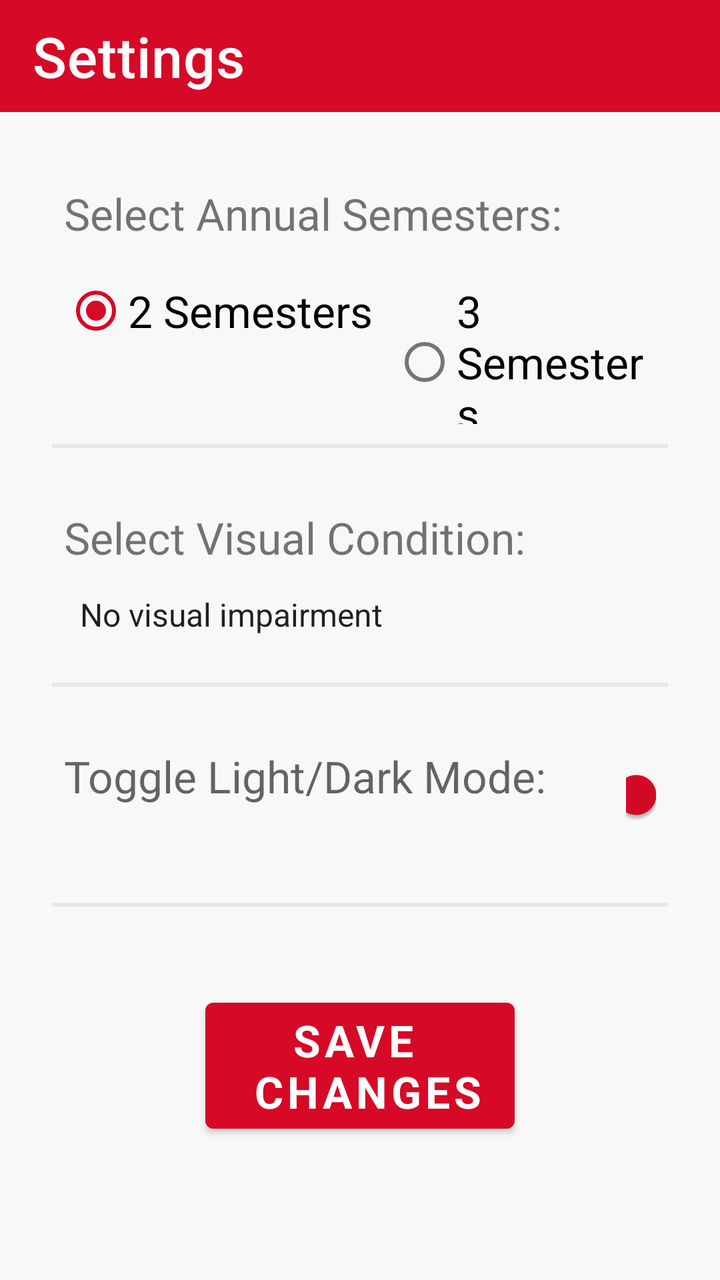
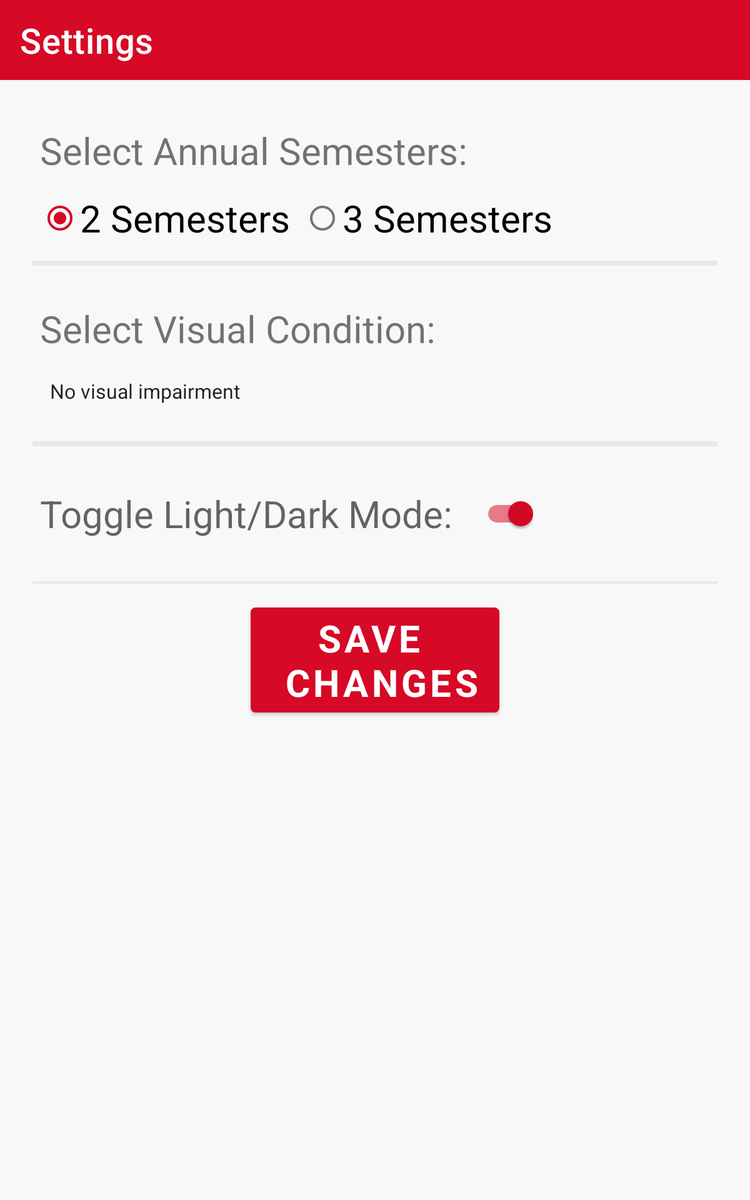

Compare how this app lays out the same screen by default and in its alternative resource folder. The renders come first, then the two layout files and the values they reference.
<!-- AndroidManifest.xml: application theme Theme.EasyCal -->
<!-- res/layout/activity_settings.xml -->
<LinearLayout xmlns:android="http://schemas.android.com/apk/res/android"
    xmlns:app="http://schemas.android.com/apk/res-auto"
    xmlns:tools="http://schemas.android.com/tools"
    android:layout_width="match_parent"
    android:layout_height="match_parent"
    android:fontFamily="sans-serif"
    android:orientation="vertical"
    tools:context=".ui.SettingsActivity">

    
    <com.google.android.material.appbar.AppBarLayout
        android:layout_width="match_parent"
        android:layout_height="wrap_content">

        
        <com.google.android.material.appbar.MaterialToolbar
            android:id="@+id/topBar"
            style="@style/Widget.MaterialComponents.Toolbar.Primary"
            android:layout_width="match_parent"
            android:layout_height="?android:attr/actionBarSize"
            app:navigationIcon="@drawable/ic_back"
            app:title="Settings"
            app:titleTextAppearance="@style/ToolbarTitleStyle" />

    </com.google.android.material.appbar.AppBarLayout>

    
    <LinearLayout
        android:layout_width="match_parent"
        android:layout_height="wrap_content"
        android:orientation="vertical"
        android:padding="16dp">

        
        <TextView
            android:id="@+id/semester_label"
            android:layout_width="wrap_content"
            android:layout_height="wrap_content"
            android:layout_marginStart="16dp"
            android:layout_marginTop="20dp"
            android:accessibilityLiveRegion="polite"
            android:contentDescription="@string/annual_semester_selection_label"
            android:fontFamily="sans-serif"
            android:importantForAccessibility="yes"
            android:text="@string/select_annual_semesters"
            android:textSize="22sp" />

        
        <RadioGroup
            android:id="@+id/semester_radio_group"
            android:layout_width="match_parent"
            android:layout_height="wrap_content"
            android:layout_marginLeft="16dp"
            android:layout_marginTop="10dp"
            android:layout_marginRight="16dp"
            android:contentDescription="@string/semester_selection_group_label"
            android:orientation="horizontal">

            
            <RadioButton
                android:id="@+id/semester_2_radio_button"
                android:layout_width="wrap_content"
                android:layout_height="wrap_content"
                android:background="@android:color/transparent"
                android:checked="true"
                android:contentDescription="@string/semester_2_selection_label"
                android:fontFamily="sans-serif"
                android:text="@string/_2_semesters"
                android:textSize="22sp" />

            
            <RadioButton
                android:id="@+id/semester_3_radio_button"
                android:layout_width="wrap_content"
                android:layout_height="wrap_content"
                android:layout_marginStart="10dp"
                android:background="@android:color/transparent"
                android:contentDescription="@string/semester_3_selection_label"
                android:fontFamily="sans-serif"
                android:text="@string/_3_semesters"
                android:textSize="22sp" />

        </RadioGroup>

        <View
            android:layout_width="match_parent"
            android:layout_height="2dp"
            android:layout_margin="10dp"
            android:background="#E8E8E8" />

        
        <TextView
            android:layout_width="wrap_content"
            android:layout_height="wrap_content"
            android:layout_marginStart="16dp"
            android:layout_marginTop="20dp"
            android:accessibilityLiveRegion="polite"
            android:background="@android:color/transparent"
            android:contentDescription="@string/visual_condition_selection_label"
            android:fontFamily="sans-serif"
            android:importantForAccessibility="yes"
            android:text="@string/select_visual_condition"
            android:textSize="22sp" />

        
        <Spinner
            android:id="@+id/visual_condition_spinner"
            android:layout_width="match_parent"
            android:layout_height="48dp"
            android:layout_marginLeft="16dp"
            android:layout_marginRight="16dp"
            android:accessibilityLiveRegion="polite"
            android:background="@android:color/transparent"
            android:contentDescription="@string/visual_condition_spinner_label"
            android:entries="@array/visual_condition_options"
            android:fontFamily="sans-serif"
            android:importantForAccessibility="yes"
            android:textSize="22sp" />

        <View
            android:layout_width="match_parent"
            android:layout_height="2dp"
            android:layout_margin="10dp"
            android:background="#E8E8E8" />

        
        <LinearLayout
            android:layout_width="wrap_content"
            android:layout_height="wrap_content"
            android:layout_marginLeft="16dp"
            android:layout_marginTop="20dp"
            android:layout_marginRight="16dp"
            android:layout_marginBottom="20dp"
            android:orientation="horizontal">

            <TextView
                android:layout_width="wrap_content"
                android:layout_height="wrap_content"
                android:background="@android:color/transparent"
                android:contentDescription="@string/toggle_light_dark_mode_description"
                android:fontFamily="sans-serif"
                android:text="@string/toggle_light_dark_mode"
                android:textAppearance="?android:textAppearanceMedium"
                android:textSize="22sp" />

            <com.google.android.material.switchmaterial.SwitchMaterial
                android:id="@+id/light_mode_switch"
                android:layout_width="wrap_content"
                android:layout_height="wrap_content"
                android:layout_gravity="center_vertical"
                android:layout_marginStart="40dp"
                android:checked="true"
                android:contentDescription="@string/light_mode_switch_description"
                android:fontFamily="sans-serif"
                android:minWidth="48dp"
                android:textAppearance="?android:textAppearanceMedium"
                android:textSize="22sp" />

        </LinearLayout>

        <View
            android:layout_width="match_parent"
            android:layout_height="2dp"
            android:layout_margin="10dp"
            android:background="#E8E8E8"
            android:contentDescription="@string/divider_description" />

        
        <Button
            android:id="@+id/btnSaveChanges"
            android:layout_width="wrap_content"
            android:layout_height="wrap_content"
            android:layout_gravity="center_horizontal"
            android:layout_marginTop="32dp"
            android:accessibilityLiveRegion="polite"
            android:contentDescription="@string/save_changes_button_description"
            android:fontFamily="sans-serif"
            android:importantForAccessibility="yes"
            android:text="@string/save_changes"
            android:textSize="22sp"
            android:textStyle="bold" />
    </LinearLayout>
</LinearLayout>
<!-- resources referenced by this layout -->
<resources>
  <string-array name="visual_condition_options">
          <item>No visual impairment</item>
          <item>Total blindness</item>
          <item>Protanopia</item>
          <item>Deuteranopia</item>
          <item>Tritanopia</item>
          <item>Achromatopsia</item>
      </string-array>
  <string name="_2_semesters">2 Semesters</string>
  <string name="_3_semesters">3 Semesters</string>
  <string name="annual_semester_selection_label">Label for selecting annual semesters</string>
  <string name="divider_description">Divider between different sections of the settings page</string>
  <string name="light_mode_switch_description">Switch to turn on/off light mode</string>
  <string name="save_changes">Save \n Changes</string>
  <string name="save_changes_button_description">Option to save the changes made on the settings page</string>
  <string name="select_annual_semesters">Select Annual Semesters:</string>
  <string name="select_visual_condition">Select Visual Condition:</string>
  <string name="semester_2_selection_label">Option for selecting 2 semesters</string>
  <string name="semester_3_selection_label">Option for selecting 3 semesters</string>
  <string name="semester_selection_group_label">Option group for selecting the number of semesters</string>
  <string name="toggle_light_dark_mode">Toggle Light/Dark Mode:</string>
  <string name="toggle_light_dark_mode_description">Switch to toggle between light and dark mode</string>
  <string name="visual_condition_selection_label">Select your visual condition</string>
  <string name="visual_condition_spinner_label">Visual condition options</string>
  <style name="ToolbarTitleStyle" parent="@style/TextAppearance.MaterialComponents.Headline6">
          <item name="android:textSize">28sp</item>
      </style>
  <style name="Theme.EasyCal" parent="Base.Theme.EasyCal" />
  <style name="Base.Theme.EasyCal" parent="Theme.MaterialComponents.DayNight.NoActionBar">
          
          
          <item name="colorPrimary">@color/red</item>
          <item name="colorOnPrimary">@color/white</item>
  
          
          <item name="colorOnSecondary">@color/black</item>
  
          
          <item name="android:windowBackground">#F8F8F8</item>
  
          
          <item name="android:statusBarColor" tools:targetApi="l">@color/black</item>
  
          
          <item name="colorSwitchThumbNormal">@color/red</item>
          <item name="colorControlActivated">@color/red</item>
  
          
          <item name="colorControlNormal">@color/red</item>
      </style>
  <color name="red">#D60926</color>
  <color name="white">#FFFFFFFF</color>
  <color name="black">#FF000000</color>
</resources>
<!-- res/layout-sw600dp/activity_settings.xml (the repository's variant of the layout above) -->
<!-- drawn on a 7-inch tablet held upright -->
<LinearLayout xmlns:android="http://schemas.android.com/apk/res/android"
    xmlns:app="http://schemas.android.com/apk/res-auto"
    xmlns:tools="http://schemas.android.com/tools"
    android:layout_width="match_parent"
    android:layout_height="match_parent"
    android:fontFamily="sans-serif"
    android:orientation="vertical"
    tools:context=".ui.SettingsActivity">

    
    <com.google.android.material.appbar.AppBarLayout
        android:layout_width="match_parent"
        android:layout_height="wrap_content">

        
        <com.google.android.material.appbar.MaterialToolbar
            android:id="@+id/topBar"
            style="@style/Widget.MaterialComponents.Toolbar.Primary"
            android:layout_width="match_parent"
            android:layout_height="?android:attr/actionBarSize"
            app:navigationIcon="@drawable/ic_back"
            app:title="Settings"
            app:titleTextAppearance="@style/ToolbarTitleStyle" />

    </com.google.android.material.appbar.AppBarLayout>

    <androidx.core.widget.NestedScrollView
        android:layout_width="match_parent"
        android:layout_height="match_parent">

        
        <LinearLayout
            android:layout_width="match_parent"
            android:layout_height="wrap_content"
            android:orientation="vertical"
            android:padding="16dp">

            
            <TextView
                android:id="@+id/semester_label"
                android:layout_width="wrap_content"
                android:layout_height="wrap_content"
                android:layout_marginStart="16dp"
                android:layout_marginTop="20dp"
                android:accessibilityLiveRegion="polite"
                android:contentDescription="@string/annual_semester_selection_label"
                android:fontFamily="sans-serif"
                android:importantForAccessibility="yes"
                android:text="@string/select_annual_semesters"
                android:textSize="30sp" />

            
            <RadioGroup
                android:id="@+id/semester_radio_group"
                android:layout_width="match_parent"
                android:layout_height="wrap_content"
                android:layout_marginLeft="16dp"
                android:layout_marginTop="10dp"
                android:layout_marginRight="16dp"
                android:contentDescription="@string/semester_selection_group_label"
                android:orientation="horizontal">

                
                <RadioButton
                    android:id="@+id/semester_2_radio_button"
                    android:layout_width="wrap_content"
                    android:layout_height="wrap_content"
                    android:background="@android:color/transparent"
                    android:checked="true"
                    android:contentDescription="@string/semester_2_selection_label"
                    android:fontFamily="sans-serif"
                    android:text="@string/_2_semesters"
                    android:textSize="30dp" />

                
                <RadioButton
                    android:id="@+id/semester_3_radio_button"
                    android:layout_width="wrap_content"
                    android:layout_height="wrap_content"
                    android:layout_marginStart="10dp"
                    android:background="@android:color/transparent"
                    android:contentDescription="@string/semester_3_selection_label"
                    android:fontFamily="sans-serif"
                    android:text="@string/_3_semesters"
                    android:textSize="30dp" />

            </RadioGroup>

            <View
                android:layout_width="match_parent"
                android:layout_height="4dp"
                android:layout_margin="10dp"
                android:background="#E8E8E8" />

            
            <TextView
                android:layout_width="wrap_content"
                android:layout_height="wrap_content"
                android:layout_marginStart="16dp"
                android:layout_marginTop="20dp"
                android:accessibilityLiveRegion="polite"
                android:background="@android:color/transparent"
                android:contentDescription="@string/visual_condition_selection_label"
                android:fontFamily="sans-serif"
                android:importantForAccessibility="yes"
                android:text="@string/select_visual_condition"
                android:textSize="30sp" />

            
            <Spinner
                android:id="@+id/visual_condition_spinner"
                android:layout_width="match_parent"
                android:layout_height="60dp"
                android:layout_marginLeft="16dp"
                android:layout_marginRight="16dp"
                android:accessibilityLiveRegion="polite"
                android:background="@android:color/transparent"
                android:contentDescription="@string/visual_condition_spinner_label"
                android:entries="@array/visual_condition_options"
                android:fontFamily="sans-serif"
                android:importantForAccessibility="yes"
                android:textSize="30dp" />

            <View
                android:layout_width="match_parent"
                android:layout_height="4dp"
                android:layout_margin="10dp"
                android:background="#E8E8E8" />

            
            <LinearLayout
                android:layout_width="wrap_content"
                android:layout_height="wrap_content"
                android:layout_marginLeft="16dp"
                android:layout_marginTop="20dp"
                android:layout_marginRight="16dp"
                android:layout_marginBottom="20dp"
                android:orientation="horizontal">

                <TextView
                    android:layout_width="wrap_content"
                    android:layout_height="wrap_content"
                    android:background="@android:color/transparent"
                    android:contentDescription="@string/toggle_light_dark_mode_description"
                    android:fontFamily="sans-serif"
                    android:text="@string/toggle_light_dark_mode"
                    android:textAppearance="?android:textAppearanceMedium"
                    android:textSize="30dp" />

                <com.google.android.material.switchmaterial.SwitchMaterial
                    android:id="@+id/light_mode_switch"
                    android:layout_width="wrap_content"
                    android:layout_height="wrap_content"
                    android:layout_marginStart="16dp"
                    android:checked="true"
                    android:contentDescription="@string/light_mode_switch_description"
                    android:fontFamily="sans-serif"
                    android:minWidth="48dp"
                    android:textAppearance="?android:textAppearanceMedium"
                    android:textSize="30dp" />

            </LinearLayout>

            <View
                android:layout_width="match_parent"
                android:layout_height="2dp"
                android:layout_margin="10dp"
                android:background="#E8E8E8"
                android:contentDescription="@string/divider_description" />

            
            <Button
                android:id="@+id/btnSaveChanges"
                android:layout_width="wrap_content"
                android:layout_height="wrap_content"
                android:layout_gravity="center_horizontal"
                android:layout_marginTop="3dp"
                android:accessibilityLiveRegion="polite"
                android:contentDescription="@string/save_changes_button_description"
                android:fontFamily="sans-serif"
                android:importantForAccessibility="yes"
                android:text="@string/save_changes"
                android:textSize="30sp"
                android:textStyle="bold" />
        </LinearLayout>
    </androidx.core.widget.NestedScrollView>
</LinearLayout>
